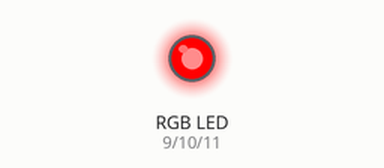
The sketch below on a simulated Arduino Uno, built with avr-gcc and run on an emulated ATmega328P. Parts: an RGB LED mixed from three pins (HIGH = lit).

Above: at 0.5 s.
At 1.5 s:
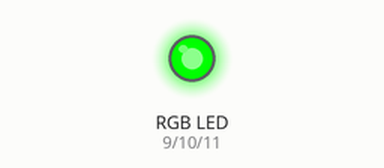
At 2.5 s:
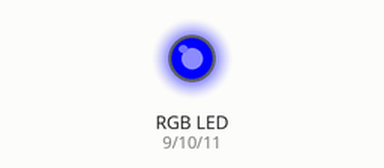
At 3.5 s:
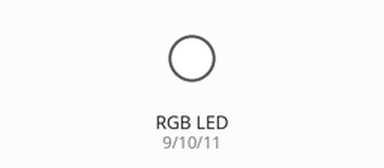
Timing chart, 0 to 5.2 s (numbered marks = the images above):
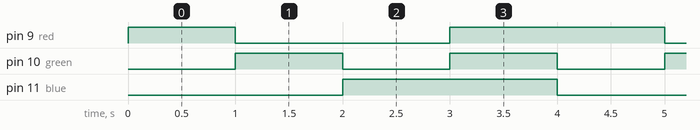

The sketch:

RGB.ino
```cpp
// Define RGB LED pins
int red = 9;      // Red pin connected to digital pin 9
int green = 10;   // Green pin connected to digital pin 10
int blue = 11;    // Blue pin connected to digital pin 11

void setup() {
  // Set all RGB pins as OUTPUT mode
  pinMode(red, OUTPUT);
  pinMode(green, OUTPUT);
  pinMode(blue, OUTPUT);
}

/*
 * Function to set RGB LED color
 r - Red intensity (0-255, where 255 is brightest)
 g - Green intensity (0-255, where 255 is brightest)
 b - Blue intensity (0-255, where 255 is brightest)
 */

void setColor(int r, int g, int b) {
  analogWrite(red, r);      // Set red LED intensity using PWM
  analogWrite(green, g);    // Set green LED intensity using PWM
  analogWrite(blue, b);     // Set blue LED intensity using PWM
}

void loop() {
  // Display RED color
  setColor(255, 0, 0);  // Maximum red, no green, no blue
  delay(1000);          // Wait for 1 second

  // Display GREEN color
  setColor(0, 255, 0);  // No red, maximum green, no blue
  delay(1000);          // Wait for 1 second

  // Display BLUE color
  setColor(0, 0, 255);  // No red, no green, maximum blue
  delay(1000);          // Wait for 1 second

  // Display WHITE color (Red + Green + Blue)
  setColor(255, 255, 255);  // Maximum red, green and blue
  delay(1000);              // Wait for 1 second
}
```

Measured:
- by itself, pin 9 (red): repeats every 4.0 s: LOW 2.0 s, HIGH 2.0 s
- by itself, pin 10 (green): alternates HIGH for 1.0 s and LOW for 1.0 s
- by itself, pin 11 (blue): alternates HIGH for 2.0 s and LOW for 2.0 s
